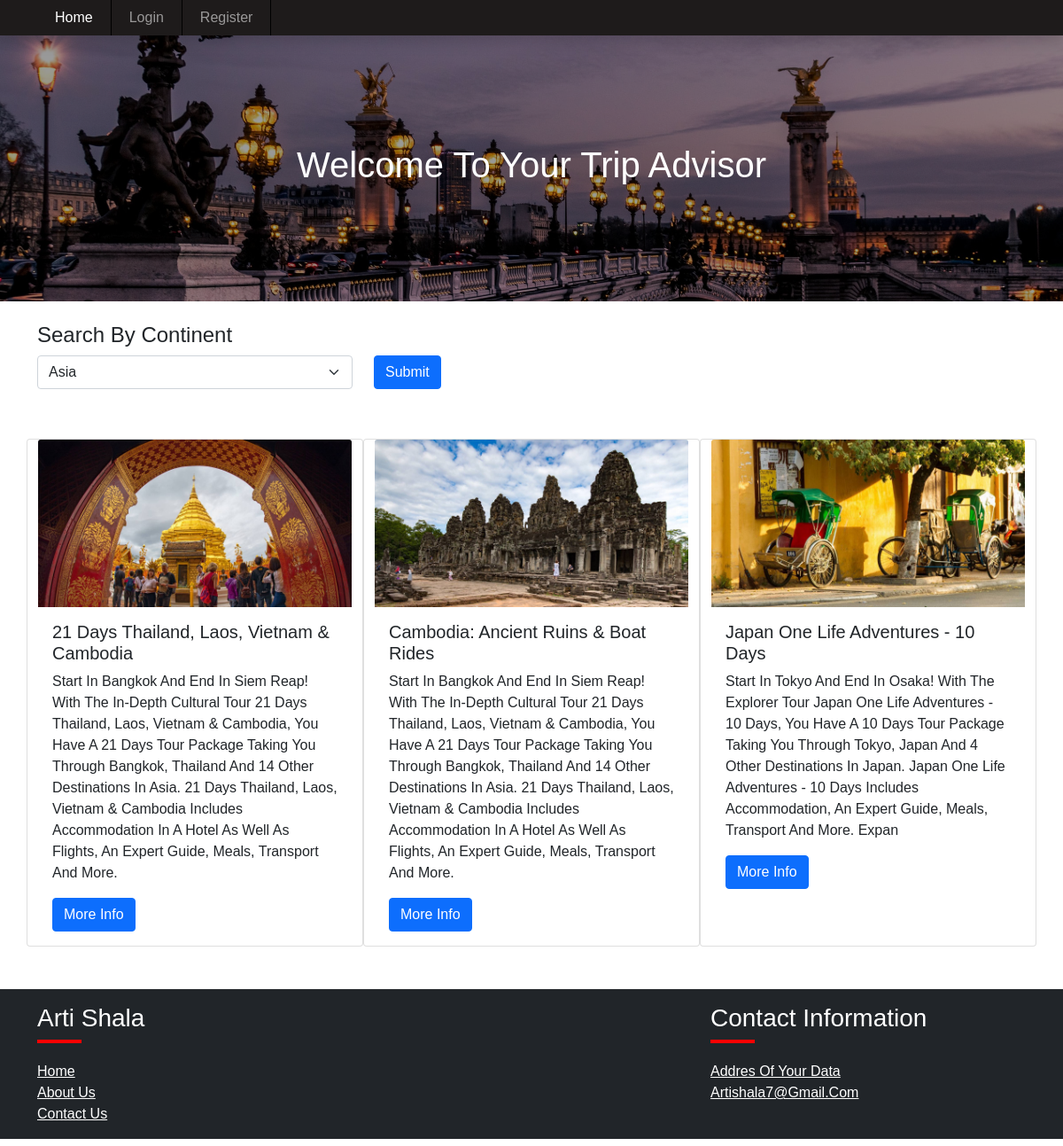
/category.php?id=1, run on the app's committed database.
### tables this page shows
CREATE TABLE `posts` (
  `id` int(11) NOT NULL,
  `category_id` int(11) NOT NULL,
  `name` varchar(191) NOT NULL,
  `description` text DEFAULT NULL,
  `image` varchar(191) DEFAULT NULL,
  `status` tinyint(1) DEFAULT 0,
  `created_at` timestamp NULL DEFAULT current_timestamp()
);

### category.php (the view)
<?php
include('includes/header.php');
include('includes/navbar.php');
include('includes/search.php');
?>
<link rel="stylesheet" href="/assets/css/custom.css">
<div class="py-5">
    <div class="container">
        <div class="row">
                <?php
                    if(isset($_GET['id']))
                    {
                        $id = mysqli_real_escape_string($con ,$_GET['id']);
                        $category = "SELECT id FROM categories WHERE id='$id' AND status='0' LIMIT 1";
                        $category_run = mysqli_query($con ,$category);
                        if(mysqli_num_rows($category_run ) > 0)
                        {
                            $categoryItem = mysqli_fetch_array($category_run);
                            $category_id = $categoryItem['id'];
                            $posts = "SELECT * FROM posts WHERE category_id='$category_id' AND status='0' ";
                            $posts_run = mysqli_query($con, $posts);
                            if(mysqli_num_rows($posts_run ) > 0)
                            {
                                foreach($posts_run as $postItems)
                                {
                                    $image = "./uploads/posts/".$postItems['image'];
                                    ?>
                                         <div class="card col-12 col-md-4">
                                             <img class="card-img-top" src="<?=$image?>" alt="Card image cap">
                                             <div class="card-body">
                                                 <h5 class="card-title"><?=$postItems['name']; ?></h5>
                                                 <p class="card-text"><?=$postItems['description']; ?></p>
                                                 <a href="#" class="btn btn-primary">More info</a>
                                             </div>
                                         </div>
                                      <?php
                                }
                            }
                            else
                            {
                                ?>
                                    <h4>No Post Available</h4>
                                <?php
                            }
                        }
                        else
                        {
                            ?>
                                <h4>No Such Category Found</h4>
                            <?php
                        }
                    }
                    else
                    {
                        ?>
                            <h4>No Such URL Found</h4>
                        <?php
                    }
                ?>
        </div>
    </div>
</div>
<?php
include('includes/footer.php')
?>

### assets/css/custom.css (style rules this page uses)
* { font-family: 'Nunito', sans-serif; margin:0; padding:0; box-sizing: border-box; text-transform: capitalize; outline: none; border:none; text-decoration: none; transition: all .2s linear; }
* { box-sizing:border-box }

### data on the page
posts: image (picture), name "21 Days Thailand, Laos, Vietnam & Cambodia", description "Start In Bangkok And End In Siem Reap! With The In-Depth Cultural Tour 21 Days Thailand, Laos, Vietnam & Cambodia, You Have A 21 Days Tour Package Taking You Through Bangkok, Thailand And 14 Other Destinations In Asia. 21 Days Thailand, Laos, Vietnam & Cambodia Includes Accommodation In A Hotel As Well As Flights, An Expert Guide, Meals, Transport And More."
posts: image (picture), name "Cambodia: Ancient Ruins & Boat Rides", description "Start In Bangkok And End In Siem Reap! With The In-Depth Cultural Tour 21 Days Thailand, Laos, Vietnam & Cambodia, You Have A 21 Days Tour Package Taking You Through Bangkok, Thailand And 14 Other Destinations In Asia. 21 Days Thailand, Laos, Vietnam & Cambodia Includes Accommodation In A Hotel As Well As Flights, An Expert Guide, Meals, Transport And More."
posts: image (picture), name "Japan One Life Adventures - 10 Days", description "Start In Tokyo And End In Osaka! With The Explorer Tour Japan One Life Adventures - 10 Days, You Have A 10 Days Tour Package Taking You Through Tokyo, Japan And 4 Other Destinations In Japan. Japan One Life Adventures - 10 Days Includes Accommodation, An Expert Guide, Meals, Transport And More. Expan"

### other printed values
form field id "Asia"
